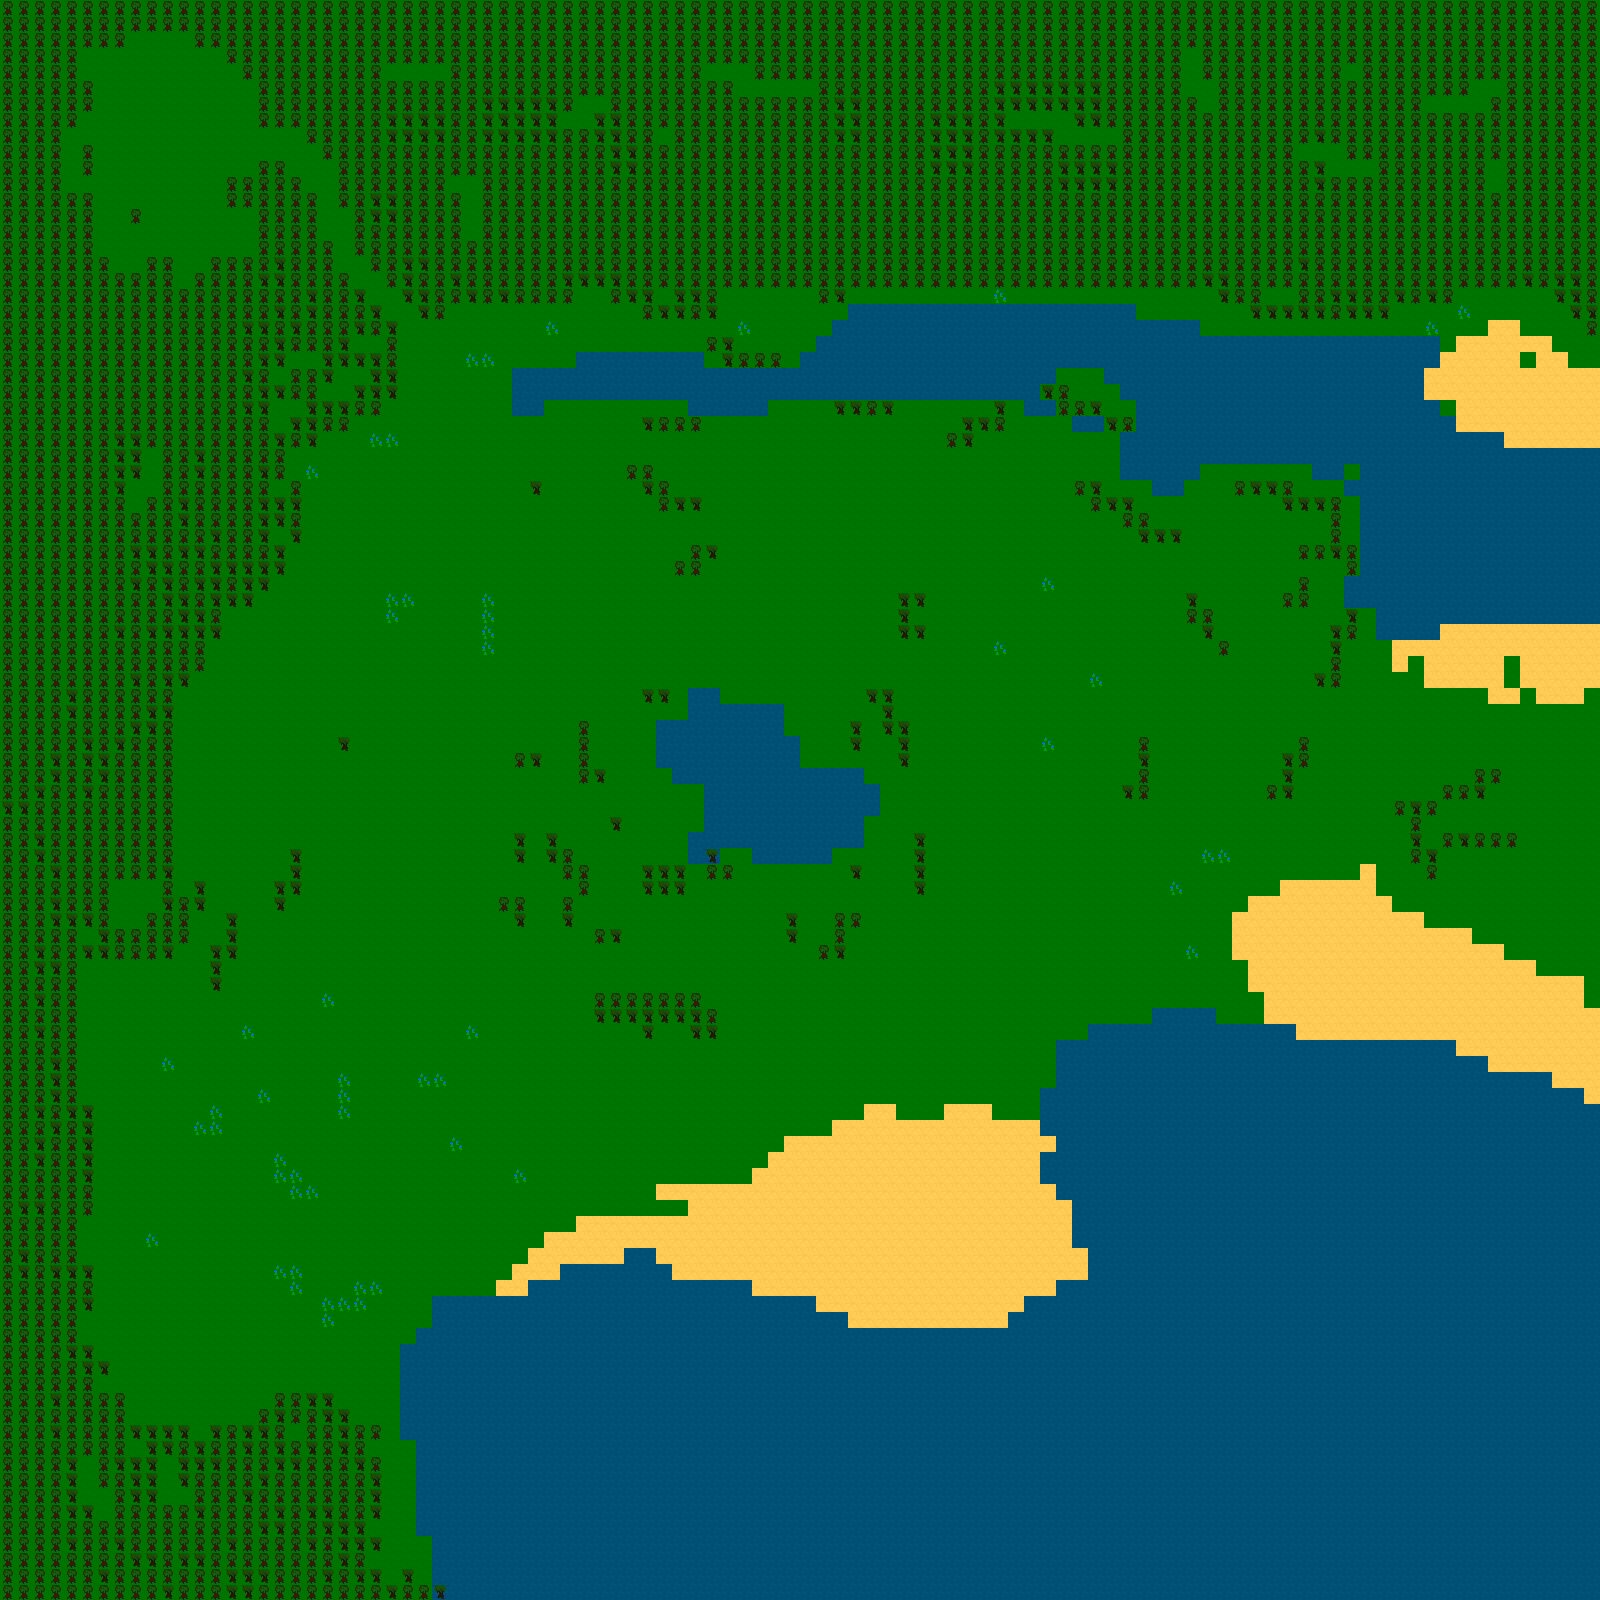

A level layout from a 2D game, rendered from its tile map. Below: a short description, then the map file with tile-grid data replaced by summaries:
An orthogonal 100x100 tile map with 16x16 px tiles, 2 tile layers (Background, Foreground).

<map version="1.0" tiledversion="1.1.6" orientation="orthogonal" renderorder="right-down" width="100" height="100" tilewidth="16" tileheight="16" infinite="0" nextobjectid="1">
 <tileset firstgid="1" name="TileSet" tilewidth="16" tileheight="16" tilecount="100" columns="10">
  <image source="../16.png" width="160" height="160" />
 </tileset>
 <layer name="Background" width="100" height="100">
  <data>[10000 cells, 10000 non-empty, 3 distinct tile ids]</data>
 </layer>
 <layer name="Foreground" width="100" height="100">
  <data>[10000 cells, 2973 non-empty, 3 distinct tile ids]</data>
 </layer>
</map>